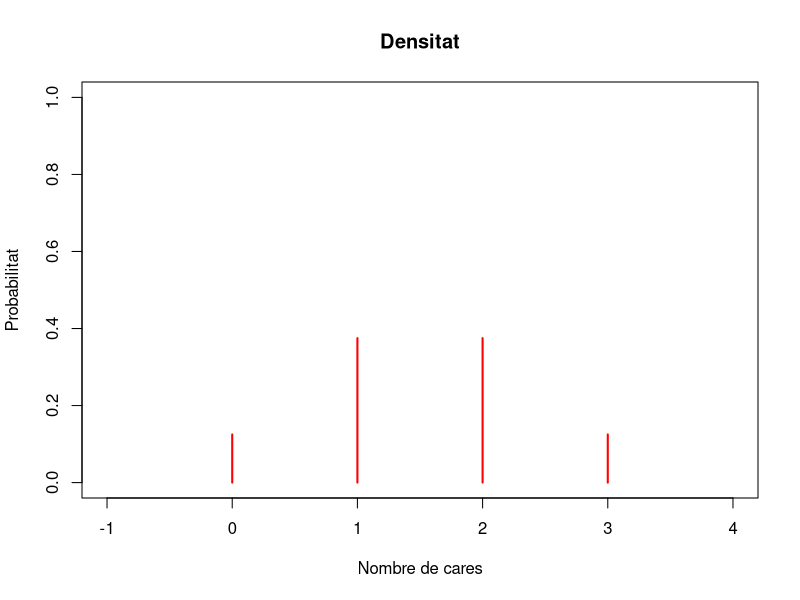
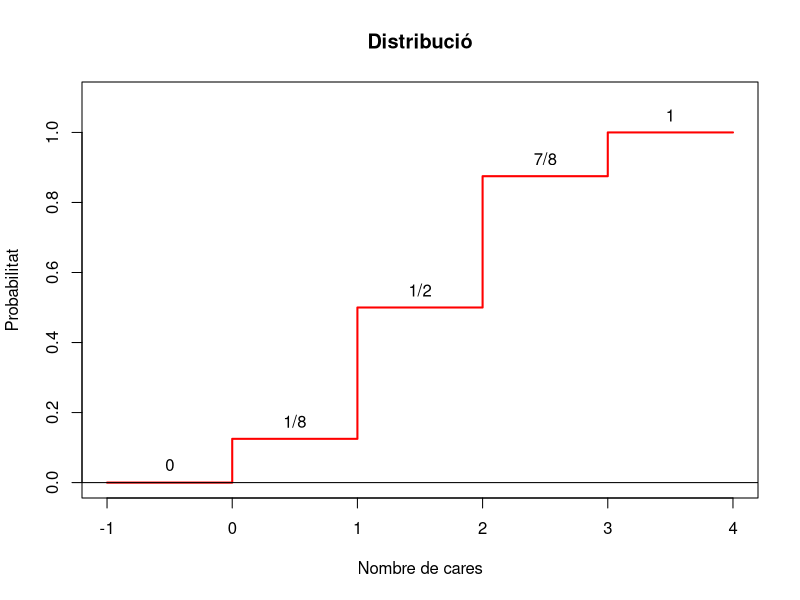
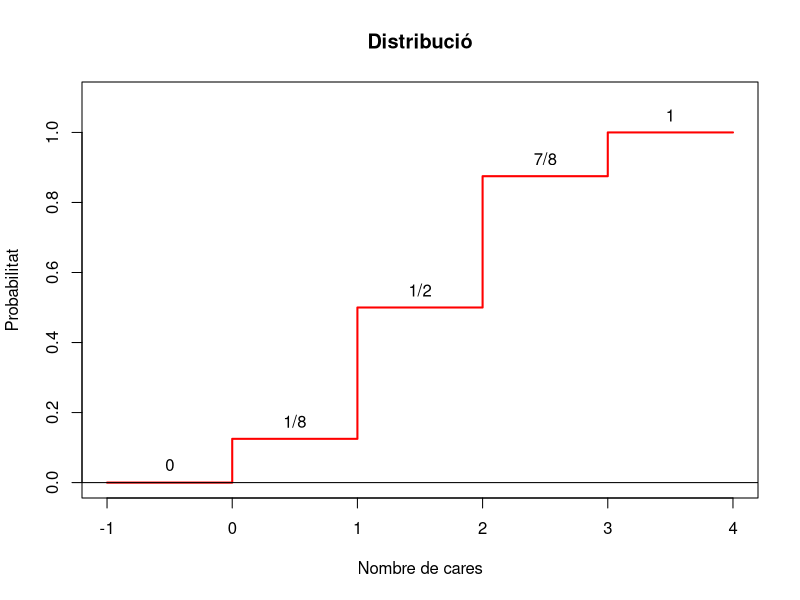

Recreate these plots in R, in order.
## ---- chunk 1
options(digits=7)
## ---- chunk 2
plot(0:3,c(1/8,3/8,3/8,1/8),xlim=c(-1,4),ylim=c(0,1),xlab="Nombre de cares",ylab="Probabilitat",main="Densitat",type="h",col="red",lwd=2)
## ---- chunk 3
plot(c(-1,0,0,1,1,2,2,3,3,4),c(0,0,1/8,1/8,1/2,1/2,7/8,7/8,1,1),xlim=c(-1,4),ylim=c(0,1.1),yaxp=c(0,1,5),xlab="Nombre de cares",ylab="Probabilitat",main="Distribució",type="l",col="red",lwd=2)
abline(h=0)
text(c(-0.5,0.5,1.5,2.5,3.5),c(0,1/8,1/2,7/8,1)+0.05,labels=c("0","1/8","1/2","7/8","1"))
## ---- chunk 4
plot(c(-1,0,0,1,1,2,2,3,3,4),c(0,0,1/8,1/8,1/2,1/2,7/8,7/8,1,1),xlim=c(-1,4),ylim=c(0,1.1),yaxp=c(0,1,5),xlab="Nombre de cares",ylab="Probabilitat",main="Distribució",type="l",col="red",lwd=2)
abline(h=0)
text(c(-0.5,0.5,1.5,2.5,3.5),c(0,1/8,1/2,7/8,1)+0.05,labels=c("0","1/8","1/2","7/8","1"))
